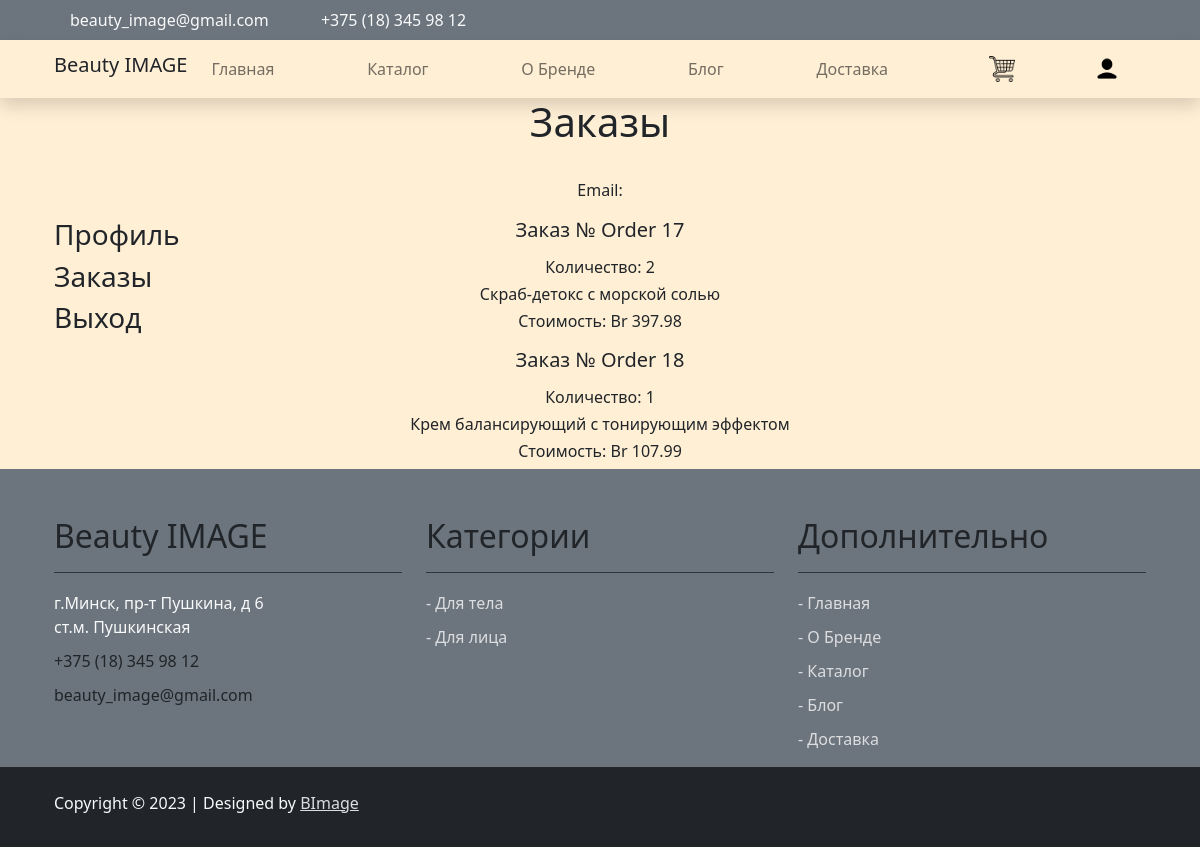
/auth/orders/, run on the app's committed database.
### order/models.py (models this page shows, shortened)
class OrderItem(models.Model):
    order = models.ForeignKey(Order, related_name='items', on_delete=models.CASCADE)
    product = models.ForeignKey(Product, related_name='order_items', on_delete=models.CASCADE)
    price = models.DecimalField(max_digits=10, decimal_places=2)
    quantity = models.PositiveIntegerField(default=1)
    def get_cost(self):
        return self.price * self.quantity

class Order(models.Model):
    first_name = models.CharField(max_length=50)
    last_name = models.CharField(max_length=50)
    email = models.EmailField()
    address = models.CharField(max_length=250)
    postal_code = models.CharField(max_length=20)
    city = models.CharField(max_length=100)
    created = models.DateTimeField(auto_now_add=True)
    updated = models.DateTimeField(auto_now=True)
    paid = models.BooleanField(default=False)
    class Meta:
        ordering = ('-created',)
        verbose_name = 'Заказ'
        verbose_name_plural = 'Заказы'
    def __str__(self):
        return 'Order {}'.format(self.id)

### catalog/models.py (models this page shows)
class Product(models.Model):
    article = models.CharField(max_length=10)
    name = models.CharField(max_length=200)
    description = models.TextField(null=True)
    stock = models.PositiveIntegerField()
    price = models.DecimalField(max_digits=7, decimal_places=2)
    image = models.ImageField(upload_to='img/')
    available = models.BooleanField(default=True)
    created = models.DateTimeField(auto_now_add=True)
    updated = models.DateTimeField(auto_now=True)
    category = models.ForeignKey(Category, on_delete=models.CASCADE)
    def __str__(self):
        return self.name

### authentication/views.py (the view)
# urls.py: path('orders/', views.orders, name='orders'),
def orders(request):
    my_orders = Order.objects.filter(first_name=request.user)
    orderitems = OrderItem.objects.all()
    context = {'my_orders': my_orders,
               'orderitems': orderitems}
    return render(request, 'orders.html', context)

### cart/context_processors.py (called while the page is built)
def cart(request):
    return {'cart': Cart(request)}

### order/templates/orders.html (shortened to what this page needs)
{% extends "base.html" %}
{% load static %}
{% block page_content %}
<div class="container">
    <div class="row">
        <div class="col-md-6 m-auto text-center">
            <h1 class="h1">Заказы</h1>
            {{ profile.last_name }} {{ profile.first_name }} {{ profile.patronymic }}<br>
            Email: {{ user.email }}<br>
        </div>
    </div>
    <div class="row">
        <div class="col-lg-3 my-sm-3">
            <h3><a class="h3 text-dark text-decoration-none" href="{% url 'profile' %}">Профиль</a></h3>
            <h3><a class="h3 text-dark text-decoration-none" href="{% url 'orders' %}">Заказы</a></h3>
            <h3><a class="h3 text-dark text-decoration-none" href="{% url 'logout' %}">Выход</a></h3>
        </div>
        <div class="col-lg-6 text-center">
            {% for order in orderitems %}
            <p><h5>Заказ № {{ order.order }}</h5></p>
            <h6>Количество: {{ order.quantity }}</h6>
            <h6>{{ order.product }}</h6>
            <h6>Стоимость: Br {{ order.get_cost }}</h6>
            {% endfor %}
        </div>
    </div>
</div>
{% endblock %}

### static/css/base.css (style rules this page uses)
body { background-color: #FFEFD5 }

### data on the page
OrderItem: order "Order 17", quantity "2", product "Скраб-детокс с морской солью", get_cost "397.98"
OrderItem: order "Order 18", quantity "1", product "Крем балансирующий с тонирующим эффектом", get_cost "107.99"
